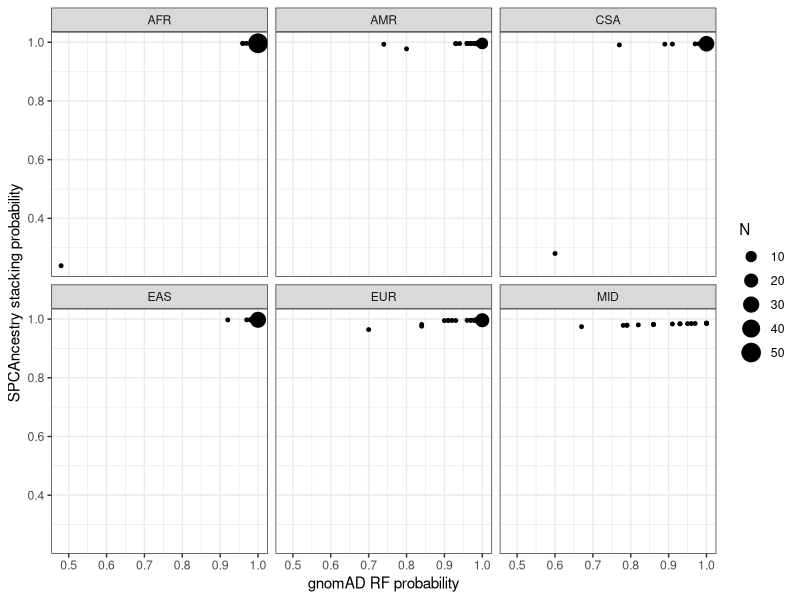

Recreate this plot in R.
library(ggplot2)
library(dplyr)
library(tidyverse)

# 1. Classification comparison
gnomad <- read.table("gnomad_probs.txt", header=TRUE,
                       sep="\t", row.names=1)

spcancestry <- read.table("spcancestry_probs.txt", header=TRUE,
                          sep="\t", row.names=1)

# it doesn't matter which df we use to subset by TRUE POP as true_pop is the same in gnomad and spcancestry, 
df <- rbind(cbind(gnomad, source = "gnomad"),
            cbind(spcancestry, source = "spcancestry"))

get_pop_counts <- function(full_df, population, prob_col) {
  df_pop <- full_df |> filter(true_pop == population)
  df_gnomad <- df_pop |> filter(source == "gnomad")
  df_spcancestry <- df_pop |> filter(source == "spcancestry")
  
  df_plot <- data.frame(gnomad = df_gnomad[, prob],
                        spcancestry = df_spcancestry[, prob])
  
  # some samples will completely overlap, so points with more samples will be bigger on the plot
  df_count <- df_plot |>
    group_by(gnomad, spcancestry) |>
    summarise(N = n())
  
  df_count$pop <- pop # add this so we can use facet_grid to get a nice plot title in a grey box
  
  return(df_count)
}

combined_df <- data.frame()
# There is only 1 sample in OCE
pops <- c("EUR",  "EAS", "AMR", "CSA", "AFR", "MID")
for (pop in pops){
  prob <- paste0("prob_", pop)
  df_pop_counts <- get_pop_counts(df, pop, prob)
  
  combined_df <- rbind(combined_df, df_pop_counts)
}

ggplot(combined_df, aes(x=gnomad, y=spcancestry, size = N)) +
  geom_point() +
  facet_wrap(. ~ pop, ncol = 3) +
  xlab("gnomAD RF probability") +
  ylab("SPCAncestry stacking probability") +
  theme_bw()

